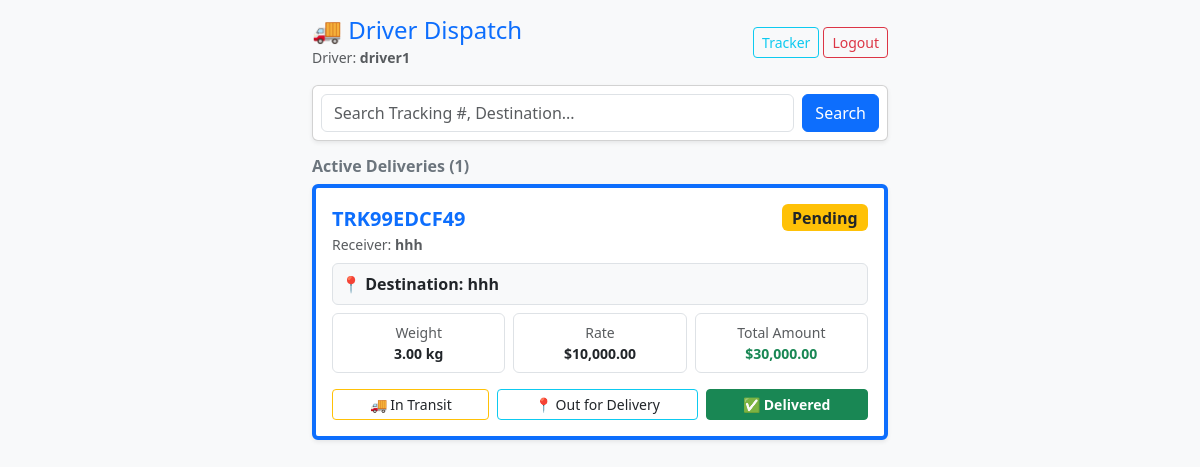
/driver.php (signed in), run on the app's committed database.
### tables this page shows
CREATE TABLE `shipments` (
  `id` int(11) NOT NULL,
  `tracking_number` varchar(50) NOT NULL,
  `sender` varchar(100) NOT NULL,
  `receiver` varchar(100) NOT NULL,
  `destination` varchar(255) NOT NULL,
  `weight_kg` decimal(10,2) DEFAULT '0.00',
  `price` decimal(10,2) DEFAULT '0.00',
  `status` enum('Pending','In Transit','Out for Delivery','Delivered') DEFAULT 'Pending',
  `updated_at` timestamp NOT NULL DEFAULT CURRENT_TIMESTAMP ON UPDATE CURRENT_TIMESTAMP
);

### driver.php (the view, shortened to what this page needs)
<?php
require_once 'config/db.php';
$search = isset($_GET['search']) ? trim($_GET['search']) : '';
if ($search !== '') {
    $stmt = $pdo->prepare("SELECT * FROM shipments WHERE (tracking_number LIKE ? OR destination LIKE ? OR receiver LIKE ? OR sender LIKE ?) ORDER BY id DESC");
    $term = "%" . $search . "%";
    $stmt->execute([$term, $term, $term, $term]);
    $shipments = $stmt->fetchAll();
} else {
    $shipments = $pdo->query("SELECT * FROM shipments WHERE status != 'Delivered' ORDER BY id DESC")->fetchAll();
}
?>
<!DOCTYPE html>
<html lang="en">
<head>
    <link href="https://cdn.jsdelivr.net/npm/bootstrap@5.3.0/dist/css/bootstrap.min.css" rel="stylesheet">
</head>
<body class="bg-light">
    <div class="container py-3" style="max-width: 600px;">
        <div class="d-flex justify-content-between align-items-center mb-3">
            <div>
                <h4 class="mb-0 text-primary">🚚 Driver Dispatch</h4>
                <small class="text-muted">Driver:
                    <strong><?php echo htmlspecialchars($_SESSION['username']); ?></strong></small>
            </div>
            <div class="d-flex gap-1">
                <a href="track.php" target="_blank" class="btn btn-outline-info btn-sm">Tracker</a>
                <a href="logout.php" class="btn btn-outline-danger btn-sm">Logout</a>
            </div>
        </div>
        <div class="card shadow-sm mb-3">
            <div class="card-body p-2">
                <form method="GET" action="driver.php" class="d-flex gap-2">
                    <input type="text" name="search" class="form-control"
                        placeholder="Search Tracking #, Destination..."
                        value="<?php echo htmlspecialchars($search); ?>">
                    <button type="submit" class="btn btn-primary">Search</button>
                </form>
            </div>
        </div>
        <div class="d-flex justify-content-between align-items-center mb-2">
            <h6 class="fw-bold mb-0 text-secondary">
                <?php echo ($search !== '') ? 'Search Results' : 'Active Deliveries'; ?>
                (<?php echo count($shipments); ?>)
            </h6>
        </div>
        <?php if (count($shipments) > 0): ?>
        <?php foreach ($shipments as $s): ?>
        <?php $total_item_amount = $s['weight_kg'] * $s['price']; ?>
        <div
            class="card shadow-sm mb-3 border-start border-4 <?php echo ($s['status'] === 'Delivered') ? 'border-success' : 'border-primary'; ?>">
            <div class="card-body p-3">
                <div class="d-flex justify-content-between align-items-start mb-2">
                    <div>
                        <span class="fw-bold text-primary fs-5"><?php echo $s['tracking_number']; ?></span>
                        <div class="text-muted small">Receiver:
                            <strong><?php echo htmlspecialchars($s['receiver']); ?></strong>
                        </div>
                    </div>
                    <?php
                            $badge = 'bg-secondary';
                            if ($s['status'] === 'Pending') $badge = 'bg-warning text-dark';
                            elseif ($s['status'] === 'In Transit') $badge = 'bg-info text-dark';
                            elseif ($s['status'] === 'Out for Delivery') $badge = 'bg-primary';
                            elseif ($s['status'] === 'Delivered') $badge = 'bg-success';
                        ?>
                    <span class="badge <?php echo $badge; ?> fs-6"><?php echo $s['status']; ?></span>
                </div>
                <div class="bg-light p-2 rounded mb-2 border">
                    📍 <strong>Destination:</strong> <span
                        class="text-dark fw-bold"><?php echo htmlspecialchars($s['destination']); ?></span>
                </div>
                <div class="row g-2 mb-3 text-center">
                    <div class="col-4">
                        <div class="bg-white p-2 rounded border small">
                            <span class="text-muted d-block">Weight</span>
                            <strong><?php echo number_format($s['weight_kg'], 2); ?> kg</strong>
                        </div>
                    </div>
                    <div class="col-4">
                        <div class="bg-white p-2 rounded border small">
                            <span class="text-muted d-block">Rate</span>
                            <strong>$<?php echo number_format($s['price'], 2); ?></strong>
                        </div>
                    </div>
                    <div class="col-4">
                        <div class="bg-white p-2 rounded border small">
                            <span class="text-muted d-block">Total Amount</span>
                            <strong class="text-success">$<?php echo number_format($total_item_amount, 2); ?></strong>
                        </div>
                    </div>
                </div>
                <?php if ($s['status'] === 'Delivered'): ?>
                <button class="btn btn-sm btn-success w-100 fw-bold" disabled>
                    🔒 Delivered & Locked
                </button>
                <?php else: ?>
                <form method="POST"
                    action="driver.php<?php echo $search !== '' ? '?search=' . urlencode($search) : ''; ?>"
                    class="d-flex gap-2 flex-wrap">
                    <button type="submit" name="status" value="In Transit"
                        class="btn btn-sm btn-outline-warning text-dark flex-fill"
                        <?php echo ($s['status'] === 'In Transit') ? 'disabled' : ''; ?>>
                        🚚 In Transit
                    </button>
                    <button type="submit" name="status" value="Out for Delivery"
                        class="btn btn-sm btn-outline-info text-dark flex-fill"
                        <?php echo ($s['status'] === 'Out for Delivery') ? 'disabled' : ''; ?>>
                        📍 Out for Delivery
                    </button>
                    <button type="submit" name="status" value="Delivered"
                        class="btn btn-sm btn-success flex-fill fw-bold">
                        ✅ Delivered
                    </button>
                </form>
                <?php endif; ?>
            </div>
        </div>
        <?php endforeach; ?>
        <?php else: ?>
        <div class="card shadow-sm p-4 text-center text-muted">
            No active shipments found.
        </div>
        <?php endif; ?>
    </div>
</body>
</html>

### data on the page
shipments: tracking_number "TRK99EDCF49", receiver "hhh", status "Pending", destination "hhh", weight_kg "3.00", price "10,000.00", total_item_amount "30,000.00"

### other printed values
$_SESSION['username'] "driver1"
count($shipments) "1"
